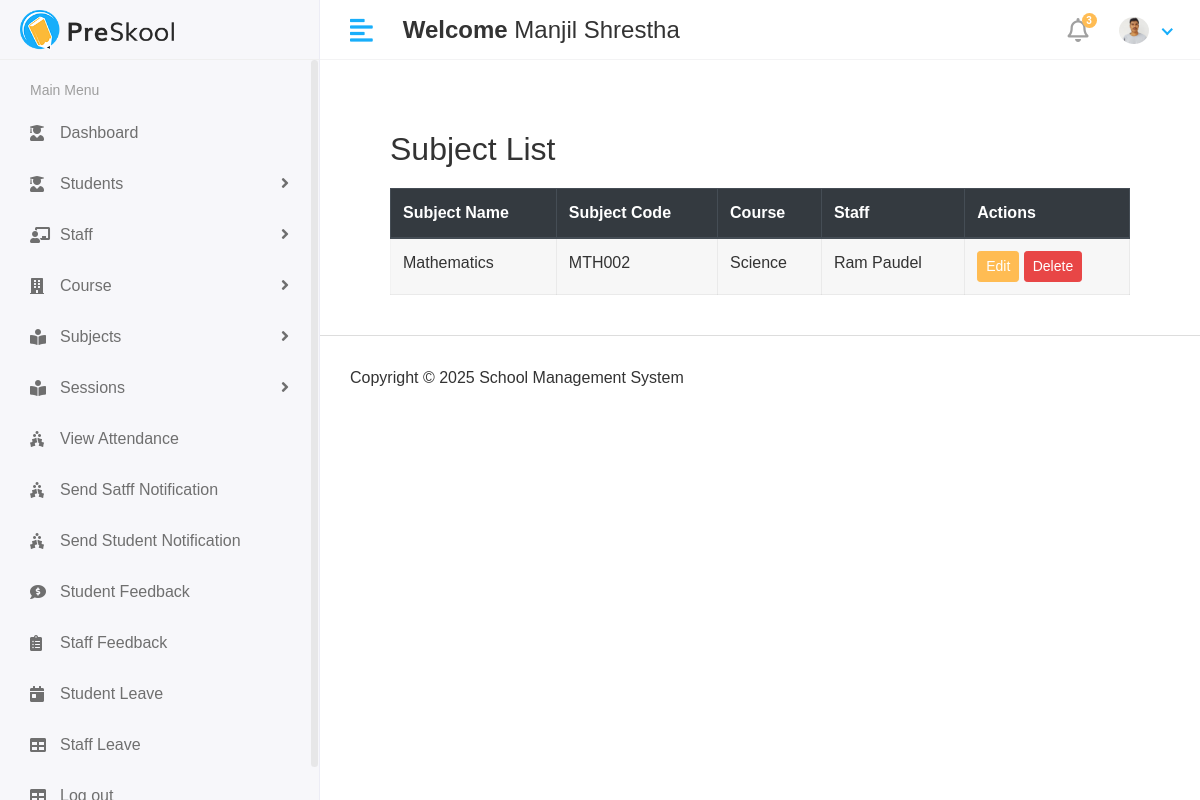
The app's page /Hod/Subject/view (signed in) with its own data.
### app/models.py (models this page shows, shortened)
class CustomUser(AbstractUser):
   USER= (
      (1,'hod'),
      (2,'staff'),
      (3,'student'),
    )
   user_type=models.CharField(choices=USER,max_length=50,default=1)
   profile_pic = models.ImageField(upload_to='media/profile_pics')

class subject(models.Model):
    subject_name = models.CharField(max_length=100)
    subject_code = models.CharField(max_length=10)
    course_id = models.ForeignKey(course, on_delete=models.CASCADE)
    staff_id = models.ForeignKey(staff, on_delete=models.CASCADE)
    created_at = models.DateField(auto_now_add=True,null=True)
    updated_at = models.DateField(auto_now=True)

class course(models.Model):
    course_name = models.CharField(max_length=100)
    course_code = models.CharField(max_length=10)
    course_created_date = models.DateField(auto_now_add=True)
    course_updated_date = models.DateField(auto_now=True)
    def __str__(self):
        return self.course_name

class staff(models.Model):
    admin = models.OneToOneField(CustomUser, on_delete=models.DO_NOTHING)
    address = models.TextField()
    gender = models.CharField(max_length=10)
    phone_number = models.TextField()
    created_at = models.DateField(auto_now_add=True)
    updated_at = models.DateField(auto_now=True)
    def __str__(self):
        return str(self.admin.first_name) + " " + str(self.admin.last_name)

### school_management_system/Hod_Views.py (the view)
# urls.py: path('Hod/Subject/view',Hod_Views.view_subject,name='view_subject'),
@login_required(login_url='/')
def view_subject(request):
    subject_obj = subject.objects.all()
    context = {
        'subject_obj': subject_obj,
    }
    return render(request, 'Hod/view_subject.html',context)

### templates/Hod/view_subject.html (shortened to what this page needs)
{%extends 'base.html'%}
{%block content%}
<div class="container" style="padding: 40px; font-family: Arial, sans-serif;">
    <h2 style="color: #333; margin-bottom: 20px;">Subject List</h2>
    <div class="table-responsive">
        <table id="studentTable" class="table table-striped table-bordered" style="width: 100%; background: #fff;">
            <thead class="thead-dark">
                <tr>
                    <th>Subject Name</th>
                    <th>Subject Code</th>
                    <th>Course</th>
                    <th>Staff</th>
                    <th>Actions</th>
                </tr>
            </thead>
            <tbody>
                {% for i in subject_obj %}
                <tr>
                    <td>{{ i.subject_name }}</td>
                    <td>{{ i.subject_code }}</td>
                    <td>{{ i.course_id }}</td>
                    <td>{{ i.staff_id}}</td>
                    <td>
                        <a href="{% url 'edit_subject' i.id%}" class="btn btn-primary btn-sm">Edit</a>
                        <a href="{% url 'delete_subject' i.id%}" class="btn btn-danger btn-sm" onclick="return confirm('Are you sure you want to delete this subject?');">Delete</a>
                    </td>
                </tr>
                {% endfor %}
            </tbody>
        </table>
    </div>
</div>
{% endblock %}

### templates/includes/header.html (shortened to what this page needs)
{% load static %}
<div class="header">
            <div class="header-left">
               <a href="" class="logo">
               <img src="{% static 'assets/img/logo.png'%}" alt="Logo">
               </a>
            </div>
            <a href="javascript:void(0);" id="toggle_btn">
            <i class="fas fa-align-left"></i>
            </a>
            <div class="top-nav-search mt-3" >
               <h4><strong>Welcome</strong>&nbsp;<span>{{user.first_name}} {{user.last_name}}</span></h4>
            </div>
            <ul class="nav user-menu">
               <li class="nav-item dropdown noti-dropdown">
                  <a href="#" class="dropdown-toggle nav-link" data-toggle="dropdown">
                  <i class="far fa-bell"></i> <span class="badge badge-pill">3</span>
                  </a>
               </li>
               <li class="nav-item dropdown has-arrow">
                  <a href="#" class="dropdown-toggle nav-link" data-toggle="dropdown">
                    <span class="user-img">
                     {% if user.profile_pic and user.profile_pic.url %}
                        <span class="user-img">
                           <img class="rounded-circle" src="{{ user.profile_pic.url }}" width="30" alt="Profile">
                        </span>
                     {% else %}
                        <span class="user-img">
                           <img class="rounded-circle" src="{% static 'assets/img/noimg.png' %}" width="30" alt="Profile">
                           <span class="status online"></span>
                        </span>
                     {% endif %}
                                 </span>
                  </a>
               </li>
            </ul>
         </div>

### static/assets/css/style.css (style rules this page uses)
html { height: 100%; }
body { background-color: #fff; color: #333; font-family: 'Poppins', sans-serif; font-size: 1rem; height: 100%; line-height: 1.5; overflow-x: hidden; }
h1, h2, h3, h4, h5, h6 { font-family: 'Poppins', sans-serif; margin-top: 0; }
a { color: #009ce7; }
input, button, a { transition: all 0.4s ease; -moz-transition: all 0.4s ease; -o-transition: all 0.4s ease; -ms-transition: all 0.4s ease; -webkit-transition: all 0.4s ease; }
ul, ol { padding: 0px; list-style: none; }
.table { color: #333; max-width: 100%; margin-bottom: 0; width: 100%; }
.table-striped > tbody > tr:nth-of-type(2n+1) { background-color: #f8f9fa; }
.table thead tr th { font-weight: 600; }
.table tbody tr { border-bottom: 1px solid rgba(0, 0, 0, 0.05); }
.table-striped thead tr { border-color: transparent; }
.table-striped tbody tr { border-color: transparent; }
.table-striped tbody tr:nth-of-type(odd) { background-color: rgba(235, 235, 235, 0.4); }
.table-bordered { border: 1px solid rgba(0, 0, 0, 0.05) !important; }
.table-bordered th, .table-bordered td { border-color: rgba(0, 0, 0, 0.05); }
.btn-primary { background-color: #FFBC53; border: 1px solid #FFBC53; }
.btn-danger { background-color: #e84646; border: 1px solid #e84646; }
.header { background-color: #fff; border-bottom: 1px solid #f3f3f4; left: 0; position: fixed; right: 0; top: 0; z-index: 1001; height: 60px; }
.header .header-left { float: left; height: 60px; padding: 0 20px; position: relative; width: 320px; z-index: 1; transition: all 0.2s ease-in-out; background-color: #f7f7fa; border-bottom: 1px solid #efefef; border-right: 1px solid #ececf5; display: flex; align-items: center; }
.header .header-left .logo { display: inline-block; line-height: 60px; }
.header .header-left .logo img { max-height: 40px; width: auto; }
.header .dropdown-toggle:after { display: none; }
.header .has-arrow .dropdown-toggle:after { border-top: 0; border-left: 0; border-bottom: 2px solid #18aefa; border-right: 2px solid #18aefa; content: ''; height: 8px; display: inline-block; pointer-events: none; -webkit-transform-origin: 66% 66%; -ms-transform-origin: 66% 66%; transform-origin: 66% 66%; -webkit-transform: rotate(45deg); -ms-transform: rotate(45deg); transform: rotate(45deg); -webkit-transition: all 0.15s ease-in-out; transition: all 0.15s ease-in-out; width: 8px; vertical-align: 0px; }
.user-menu { float: right; margin: 0; position: relative; z-index: 99; padding-right: 15px; }
.user-menu.nav > li > a { color: #a0a0a0; font-size: 14px; line-height: 58px; padding: 0 15px; height: 60px; }
.user-img { margin-right: 3px; position: relative; }
.top-nav-search { float: left; margin-left: 15px; }
.user-menu.nav > li > a .badge { background-color: #FFBC53; display: block; font-size: 10px; font-weight: bold; height: 15px; width: 15px; position: absolute; right: 7px; top: 13px; color: #fff; padding: 3px; }
.user-menu.nav > li > a > i { font-size: 1.5rem; line-height: 60px; }
@media (min-width: 992px) { #toggle_btn { align-items: center; color: #18aefa; display: inline-flex; float: left; font-size: 26px; height: 60px; justify-content: center; margin-left: 15px; padding: 0 15px; } }

### records on screen
CustomUser: first_name "Manjil", last_name "Shrestha", profile_pic (picture)
subject: subject_name "Mathematics", subject_code "MTH002", course_id "Science", staff_id "Ram Paudel"
